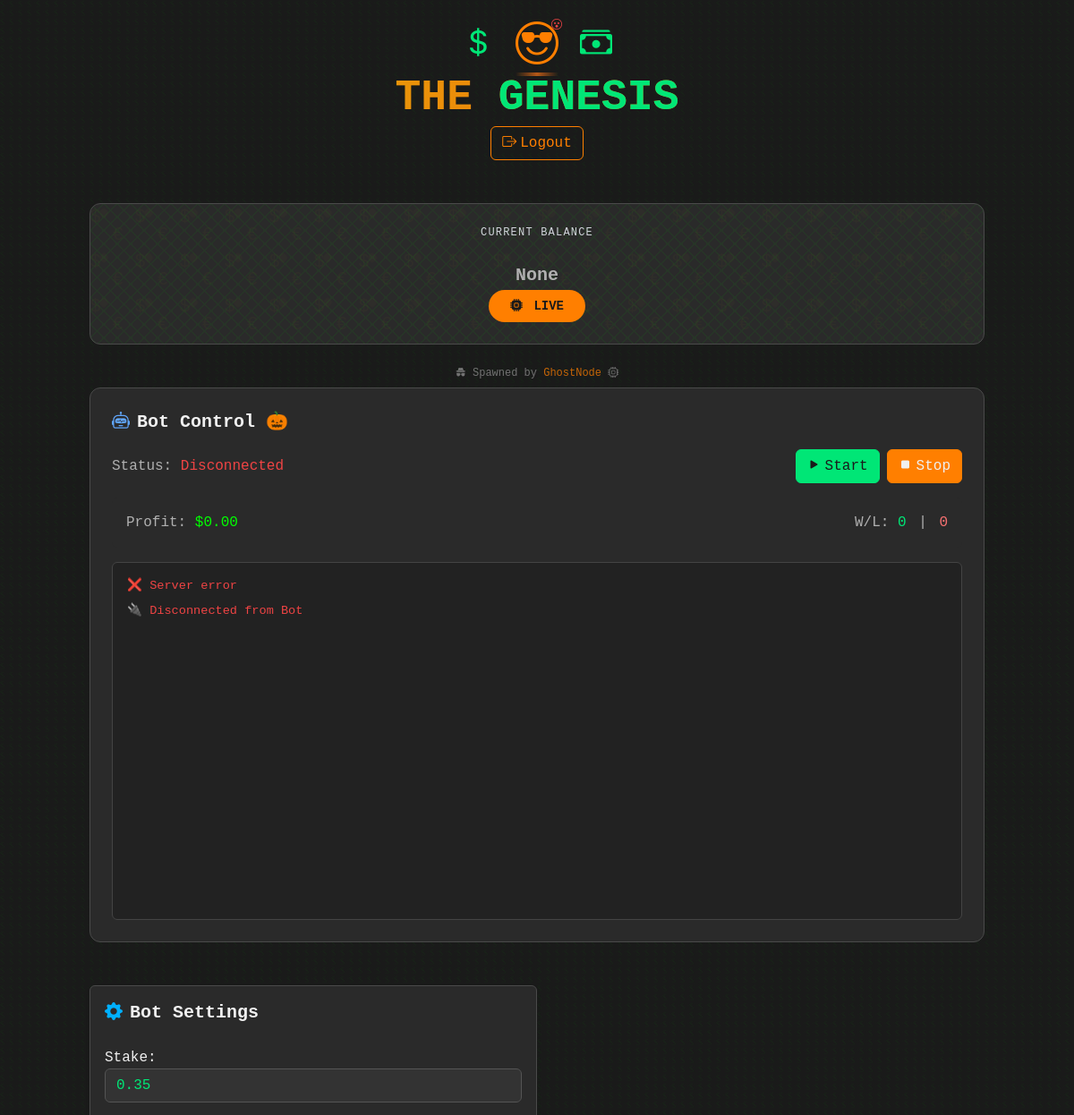
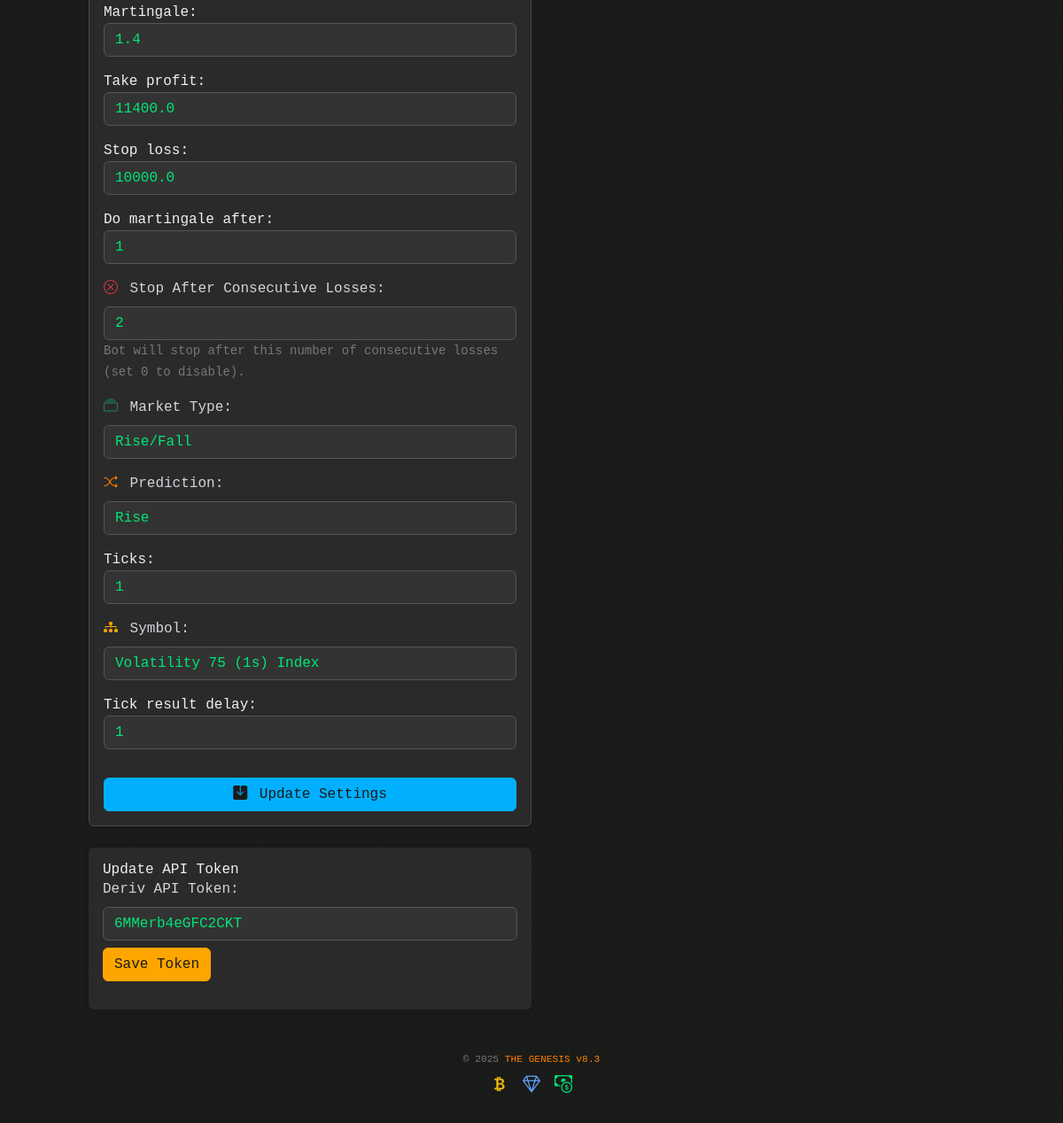
Screenshot of / (signed in) with the database file from the repository (2 pictures, top to bottom).
### user_config/models.py (models this page shows, shortened)
class BotSettings(models.Model):
    user = models.OneToOneField(User, on_delete=models.CASCADE)
    stake = models.FloatField(default=1.0)
    martingale = models.FloatField(default=2.0)
    take_profit = models.FloatField(default=10.0)
    stop_loss = models.FloatField(default=10.0)
    do_martingale_after = models.IntegerField(default=1)
    prediction = models.CharField(max_length=10, choices=PREDICTION_CHOICES, default='even')
    ticks = models.IntegerField(default=1)
    symbol = models.CharField(max_length=20, choices=SYMBOL_CHOICES, default="R_50")
    tick_result_delay = models.IntegerField(default=1)
    market_type = models.CharField(max_length=20, choices=MARKET_CHOICES, default='even_odd')
    threshold = models.IntegerField(null=True, blank=True)  # Only used for over/under markets
    recovery_threshold = models.IntegerField(null=True, blank=True)
    stop_after_losses = models.IntegerField(default=0, help_text="Stop bot after X consecutive losses")

class UserProfile(models.Model):
    user = models.OneToOneField(User, on_delete=models.CASCADE)
    deriv_token = models.CharField(max_length=100)

### dashboard/views.py (the view, shortened to what this page needs)
# urls.py: path('', views.dashboard_view, name='dashboard'),
@login_required
def dashboard_view(request):
    user = request.user
    profile, _ = UserProfile.objects.get_or_create(user=user)
    settings, _ = BotSettings.objects.get_or_create(user=user)
    status, _ = BotStatus.objects.get_or_create(user=user)
    profile_form = UserProfileForm(instance=profile)
    settings_form = BotSettingsForm(instance=settings)
    is_ajax = request.headers.get("x-requested-with") == "XMLHttpRequest"
    balance, currency = 0.0, "USD"
    try:
        if profile.deriv_token:
            balance, currency = async_to_sync(get_account_balance)(profile.deriv_token)
    except Exception as e:
        print(f"[ERROR] Balance fetch failed: {e}")
    bot_status_text = "Running" if status.is_running else "Stopped"
    bot_status_class = "status-running" if status.is_running else "status-stopped"
    return render(request, 'dashboard/dashboard.html', {
        'profile_form': profile_form,
        'settings_form': settings_form,
        'bot_status': status,
        'balance': balance,
        'currency': currency,
        'bot_status_text': bot_status_text,
        'bot_status_class': bot_status_class,
        'symbol_choices': dict(SYMBOL_CHOICES),
    })

### dashboard/templates/dashboard/dashboard.html (shortened to what this page needs)
<!DOCTYPE html>
<html lang="en">
<head>
    <link href="https://cdn.jsdelivr.net/npm/bootstrap@5.3.0/dist/css/bootstrap.min.css" rel="stylesheet">
    <link href="https://cdn.jsdelivr.net/npm/bootstrap-icons@1.10.0/font/bootstrap-icons.css" rel="stylesheet">
    <script src="https://cdn.tailwindcss.com"></script>
    <link href="https://cdn.jsdelivr.net/npm/bootstrap-icons@1.11.1/font/bootstrap-icons.css" rel="stylesheet">
</head>
<body class="container py-4">
<div class="text-center mb-5 relative">
    <div class="flex justify-center items-center gap-4 mb-2">
        <i class="bi bi-currency-dollar text-emerald-400 text-4xl animate-bounce hover:text-emerald-300 transition-all"></i>
        <div class="relative group">
            <i class="bi bi-emoji-sunglasses text-5xl text-orange-500 animate-pulse group-hover:text-yellow-400 transition-all"></i>
            <i class="bi bi-emoji-dizzy absolute -top-1 -right-1 text-xs text-red-500 group-hover:animate-spin"></i>
            <div class="absolute -bottom-2 left-0 right-0 h-1 bg-gradient-to-r from-transparent via-orange-500 to-transparent opacity-70 group-hover:opacity-100 transition-all"></div>
        </div>
        <i class="bi bi-cash-stack text-emerald-400 text-4xl animate-bounce hover:text-emerald-300 transition-all"></i>
    </div>
    <h1 class="text-3xl md:text-5xl font-extrabold text-transparent bg-clip-text bg-gradient-to-r from-yellow-500 to-orange-600 mb-2">
        THE<span class="text-green-500"> GENESIS</span>
    </h1>
    <div class="flex justify-center gap-2">
        <form method="post" action="{% url 'logout' %}">
            <button type="submit" class="btn btn-outline-danger flex items-center gap-1">
                <i class="bi bi-box-arrow-right"></i> Logout
            </button>
        </form>
    </div>
</div>
<div class="mb-3 bg-gray-800 rounded-xl p-4 border border-gray-700 relative overflow-hidden">
    <div class="balance-background-glitch"></div>
    <div class="balance-background-money"></div>
    <div class="relative z-10 flex flex-col items-center justify-center text-center">
        <p class="text-gray-300 text-xs uppercase tracking-widest mb-2">
            CURRENT BALANCE
        </p>
        <h3 id="balance-display" class="text-5xl font-extrabold main-balance-static">
            <small id="balance-currency" class="text-gray-400 text-xl font-mono">{{ currency }}</small>
        </h3>
        <span class="badge rounded-full bg-orange-600 px-4 py-2 text-sm neon-status no-pulse">
            <i class="bi bi-cpu-fill mr-1"></i> LIVE
        </span>
    </div>
</div>
<p class="text-gray-500 text-center mt-2 text-xs opacity-75 py-2">
    <i class="bi bi-incognito"></i> Spawned by
    <span class="text-orange-500 font-mono glitch-name">GhostNode</span>
    <i class="bi bi-cpu"></i>
</p>
<div class="mb-5 bg-gray-800 rounded-xl p-4 border border-gray-700">
    <h2 class="text-xl font-bold text-white mb-3 flex items-center gap-2">
        <i class="bi bi-robot text-blue-400"></i> Bot Control 🎃
    </h2>
    <div class="flex flex-col sm:flex-row sm:items-center justify-between gap-3 mb-3">
        <div>
            <span class="text-gray-400">Status:</span>
            <span id="bot-status" class="{{ bot_status_class }} font-mono">
            </span>
        </div>
        <div class="flex gap-2">
            <button id="start-bot-btn" class="btn btn-success flex items-center gap-1">
                <i class="bi bi-play-fill"></i> Start
            </button>
            <button id="stop-bot-btn" class="btn btn-danger flex items-center gap-1">
                <i class="bi bi-stop-fill"></i> Stop
            </button>
        </div>
    </div>
    <div class="flex justify-between items-center bg-gray-900 text-gray-200 p-3 rounded mb-3">
        <div>
            <span class="text-gray-400">Profit:</span>
            <span id="bot-profit" class="font-mono">$0.00</span>
        </div>
        <div>
            <span class="text-gray-400">W/L:</span>
            <span id="bot-wins" class="text-green-400 font-mono">0</span>
            <span class="text-gray-400 mx-1">|</span>
            <span id="bot-losses" class="text-red-400 font-mono">0</span>
        </div>
    </div>
    <div
        id="bot-log" class="overflow-y-auto bg-gray-900 text-gray-200 p-3 space-y-2 rounded">
    </div>
</div>
<div class="col-md-6 mb-4">
    <div class="card shadow-sm bg-gray-900 text-white border border-gray-700">
        <div class="card-body">
            <h5 class="text-xl font-semibold mb-4 flex items-center">
                <i class="bi bi-gear-fill text-info me-2"></i> Bot Settings
            </h5>
            <form method="post" id="settings-form">
                <div class="mb-3">{{ settings_form.stake.label_tag }}{{ settings_form.stake }}</div>
                <div class="mb-3">{{ settings_form.martingale.label_tag }}{{ settings_form.martingale }}</div>
                <div class="mb-3">{{ settings_form.take_profit.label_tag }}{{ settings_form.take_profit }}</div>
                <div class="mb-3">{{ settings_form.stop_loss.label_tag }}{{ settings_form.stop_loss }}</div>
                <div class="mb-3">{{ settings_form.do_martingale_after.label_tag }}{{ settings_form.do_martingale_after }}</div>
                <div class="mb-3">
                    <label for="id_stop_after_losses" class="form-label text-gray-300">
                        <i class="bi bi-x-circle me-1 text-danger"></i>
                        Stop After Consecutive Losses:
                    </label>
                    <input type="number" name="stop_after_losses" class="form-control bg-gray-800 text-white border-gray-700" id="id_stop_after_losses"
                        value="{{ settings_form.instance.stop_after_losses|default:0 }}" min="0">
                    <small class="form-text text-muted">Bot will stop after this number of consecutive losses (set 0 to disable).</small>
                </div>
                <div class="mb-3">
                    <label for="market-type" class="form-label text-gray-300">
                        <i class="bi bi-collection me-1 text-success"></i> Market Type:
                    </label>
                    <select id="market-type" name="market_type" class="form-control bg-gray-800 text-white border-gray-700">
                        <option value="rise_fall" {% if settings_form.instance.market_type == "rise_fall" %}selected{% endif %}>Rise/Fall</option>
                    </select>
                </div>
                <div id="prediction-wrapper" class="mb-3">
                    <label for="prediction" class="form-label text-gray-300">
                        <i class="bi bi-shuffle me-1 text-warning"></i> Prediction:
                    </label>
                    <select id="prediction" name="prediction" class="form-control bg-gray-800 text-white border-gray-700">
                        <option value="rise" {% if settings_form.instance.prediction == "rise" %}selected{% endif %}>Rise</option>
                    </select>
                </div>
                <div class="mb-3">{{ settings_form.ticks.label_tag }}{{ settings_form.ticks }}</div>
                <div class="mb-3">
                    <label for="symbol-select" class="form-label text-gray-300">
                        <i class="bi bi-diagram-3-fill me-1 text-primary"></i> Symbol:
                    </label>
                    <select id="symbol-select" name="symbol" class="form-control bg-gray-800 text-white border-gray-700">
                        <optgroup label="Volatility Indices">
                            <option value="1HZ75V" {% if settings_form.instance.symbol == "1HZ75V" %}selected{% endif %}>Volatility 75 (1s) Index</option>
                        </optgroup>
                    </select>
                </div>
                <div class="mb-3">{{ settings_form.tick_result_delay.label_tag }}{{ settings_form.tick_result_delay }}</div>
                <button class="btn btn-info w-100 mt-3" type="submit">
                    <i class="bi bi-save-fill me-1"></i> Update Settings
                </button>
            </form>
        </div>
    </div>
</div>
<div class="col-md-6 mb-4">
    <div class="card shadow-sm bg-gray-900 text-white border-0">
        <div class="card-body">
            <h5 class="text-white">Update API Token</h5>
            <form id="token-form" method="post" class="mb-3">
                <label for="id_deriv_token" class="form-label text-gray-300">Deriv API Token:</label>
                <div style="position: relative;">
                    {{ profile_form.deriv_token }}
                </div>
                <button type="submit" class="btn btn-primary mt-2">Save Token</button>
            </form>
        </div>
    </div>
</div>
<footer class="text-center mt-5 mb-10">
    <p class="text-gray-600 hover:text-orange-400 transition-all">
        © 2025 <span class="text-orange-500 font-mono">THE GENESIS v8.3</span>
    </p>
    <div class="mt-2 flex justify-center gap-3">
        <i class="bi bi-currency-bitcoin text-yellow-500 text-xl animate-pulse"></i>
        <i class="bi bi-gem text-blue-400 text-xl animate-pulse"></i>
        <i class="bi bi-cash-coin text-green-400 text-xl animate-pulse"></i>
    </div>
</footer>
</body>
</html>

### rows the page displays
BotSettings: stake "0.35", martingale "1.4", take_profit "11400.0", stop_loss "10000.0", do_martingale_after "1", stop_after_losses "2", market_type "Rise/Fall", prediction "Rise", ticks "1", symbol "Volatility 75 (1s) Index", tick_result_delay "1"
UserProfile: deriv_token "6MMerb4eGFC2CKT"

### other values shown
{{ currency }} "None"
{{ settings_form.stake.label_tag }} "Stake:"
{{ settings_form.martingale.label_tag }} "Martingale:"
{{ settings_form.take_profit.label_tag }} "Take profit:"
{{ settings_form.stop_loss.label_tag }} "Stop loss:"
{{ settings_form.do_martingale_after.label_tag }} "Do martingale after:"
{{ settings_form.ticks.label_tag }} "Ticks:"
{{ settings_form.tick_result_delay.label_tag }} "Tick result delay:"
